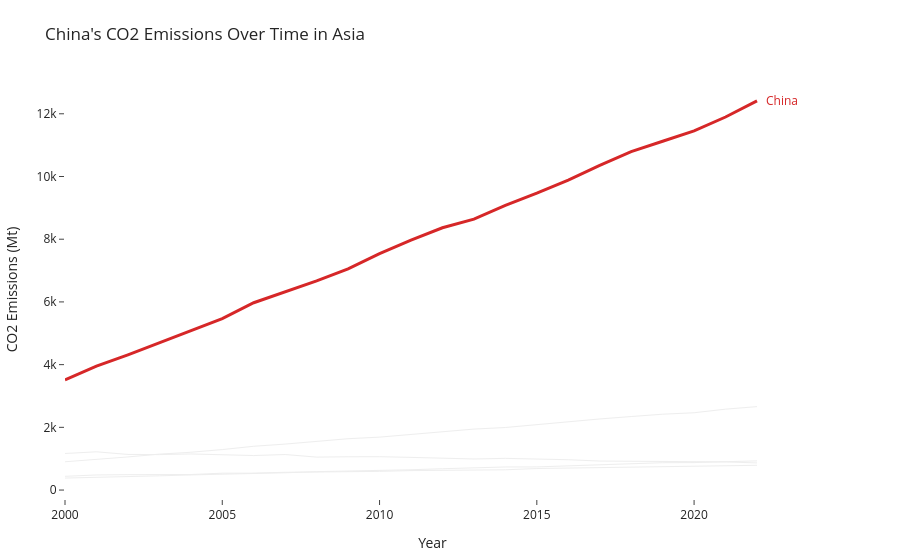

Notebook cell for this chart:
### Markdown cell above
---
## Task — Multi-Series Line Chart with Highlight

**What to build:** A line chart showing CO2 emissions over time for **all Asian countries** in the dataset, with one country highlighted.

**Requirements:**
- All countries shown (for context), but only **one highlighted in colour** — your choice which
- All other lines in grey (#EEEEEE), thinner
- Highlighted country **labelled directly** at the end of its line (not in a legend)
- Insight title that names the highlighted country and its story

### Code cell
# Task — Multi-series line with highlight
# YOUR CODE HERE

# Select Asian countries
asia_df = df[df["Region"] == "Asia"].copy()

highlight_country = "China"

fig = go.Figure()

# Add each Asian country as a separate line
for country in asia_df["Country"].unique():
    country_df = asia_df[asia_df["Country"] == country]

    fig.add_trace(go.Scatter(
        x=country_df["Year"],
        y=country_df["CO2_Mt"],
        mode="lines",
        name=country
    ))

# Style all lines in grey first
fig.update_traces(
    line=dict(color="#EEEEEE", width=1),
    showlegend=False
)

# Highlight China using update_traces
fig.update_traces(
    selector=dict(name="China"),
    line=dict(color="#D62728", width=3)
)

# Label China at the end of its line
china_df = asia_df[asia_df["Country"] == "China"]
last_row = china_df.sort_values("Year").iloc[-1]

fig.add_annotation(
    x=last_row["Year"],
    y=last_row["CO2_Mt"],
    text="China",
    showarrow=False,
    xshift=25,
    font=dict(size=12, color="#D62728")
)

# Clean chart design
fig.update_layout(
    title="China's CO2 Emissions Over Time in Asia",
    xaxis_title="Year",
    yaxis_title="CO2 Emissions (Mt)",
    template="simple_white",
    showlegend=False,
    margin=dict(l=60, r=100, t=80, b=50)
)

fig.update_xaxes(showgrid=False, showline=False)
fig.update_yaxes(showgrid=False, showline=False)

fig.show()

### Figure 1 — Plotly figure (JSON) as saved in the notebook; plotly's stock layout.template omitted (floating-point values rounded to 4 significant figures)
{"data": [{"line": {"color": "#D62728", "width": 3}, "mode": "lines", "name": "China", "showlegend": false, "type": "scatter", "x": [2000, 2001, 2002, 2003, 2004, 2005, 2006, 2007, 2008, 2009, 2010, 2011, 2012, 2013, 2014, 2015, 2016, 2017, 2018, 2019, 2020, 2021, 2022], "y": [3514.0, 3952.0, 4312.0, 4692.0, 5079.0, 5468.0, 5974.0, 6323.0, 6673.0, 7053.0, 7543.0, 7972.0, 8365.0, 8641.0, 9078.0, 9466.0, 9887.0, 10360.0, 10790.0, 11130.0, 11450.0, 11900.0, 12410.0]}, {"line": {"color": "#EEEEEE", "width": 1}, "mode": "lines", "name": "India", "showlegend": false, "type": "scatter", "x": [2000, 2001, 2002, 2003, 2004, 2005, 2006, 2007, 2008, 2009, 2010, 2011, 2012, 2013, 2014, 2015, 2016, 2017, 2018, 2019, 2020, 2021, 2022], "y": [901.6, 974.6, 1056.0, 1146.0, 1205.0, 1291.0, 1396.0, 1466.0, 1542.0, 1637.0, 1687.0, 1774.0, 1865.0, 1945.0, 1994.0, 2092.0, 2177.0, 2267.0, 2345.0, 2419.0, 2466.0, 2580.0, 2661.0]}, {"line": {"color": "#EEEEEE", "width": 1}, "mode": "lines", "name": "Japan", "showlegend": false, "type": "scatter", "x": [2000, 2001, 2002, 2003, 2004, 2005, 2006, 2007, 2008, 2009, 2010, 2011, 2012, 2013, 2014, 2015, 2016, 2017, 2018, 2019, 2020, 2021, 2022], "y": [1166.0, 1220.0, 1136.0, 1131.0, 1151.0, 1127.0, 1101.0, 1133.0, 1050.0, 1061.0, 1064.0, 1042.0, 1005.0, 990.9, 1010.0, 996.6, 967.4, 925.1, 916.6, 914.5, 902.8, 898.1, 865.1]}, {"line": {"color": "#EEEEEE", "width": 1}, "mode": "lines", "name": "South Korea", "showlegend": false, "type": "scatter", "x": [2000, 2001, 2002, 2003, 2004, 2005, 2006, 2007, 2008, 2009, 2010, 2011, 2012, 2013, 2014, 2015, 2016, 2017, 2018, 2019, 2020, 2021, 2022], "y": [438.1, 481.5, 490.6, 490.8, 494.6, 537.2, 539.0, 566.1, 570.0, 585.4, 595.9, 620.6, 631.1, 649.6, 646.2, 686.5, 704.0, 706.0, 738.5, 750.8, 755.8, 777.3, 789.5]}, {"line": {"color": "#EEEEEE", "width": 1}, "mode": "lines", "name": "Indonesia", "showlegend": false, "type": "scatter", "x": [2000, 2001, 2002, 2003, 2004, 2005, 2006, 2007, 2008, 2009, 2010, 2011, 2012, 2013, 2014, 2015, 2016, 2017, 2018, 2019, 2020, 2021, 2022], "y": [382.8, 400.4, 430.7, 453.8, 482.6, 501.9, 533.0, 551.8, 586.6, 602.5, 614.5, 647.3, 680.1, 717.7, 736.3, 738.2, 768.8, 813.7, 834.8, 872.3, 876.5, 898.5, 930.5]}], "layout": {"annotations": [{"font": {"color": "#D62728", "size": 12}, "showarrow": false, "text": "China", "x": 2022, "xshift": 25, "y": 12410.0}], "margin": {"b": 50, "l": 60, "r": 100, "t": 80}, "showlegend": false, "title": {"text": "China's CO2 Emissions Over Time in Asia"}, "xaxis": {"showgrid": false, "showline": false, "title": {"text": "Year"}}, "yaxis": {"showgrid": false, "showline": false, "title": {"text": "CO2 Emissions (Mt)"}}}}
